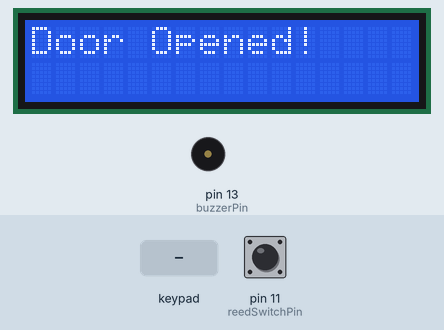
The sketch below on a simulated Arduino Uno, built with avr-gcc and run on an emulated ATmega328P. Shown: 16×2 character LCD, buzzer (waves = sounding). Inputs (shaded band) come from the test bench; at power-on: pin 11 (reedSwitchPin) HIGH. What the sketch prints to the serial monitor is not drawn.

Above: at 1.3 s.
1.4 s: key 'A' pressed
At 3.3 s:
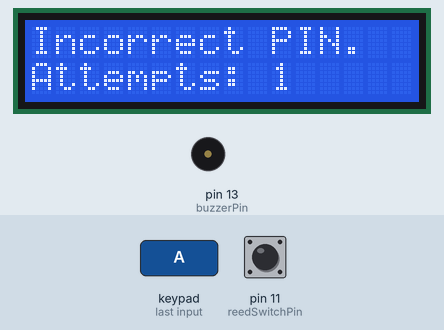
5.6 s: key '*' pressed
At 8.5 s:
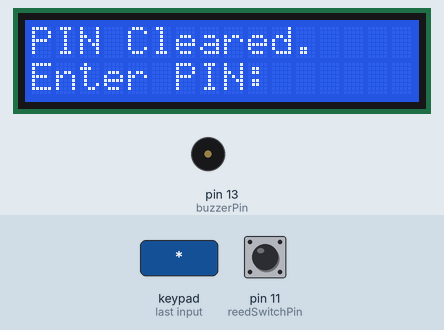
9.2 s: keypad keys 1 2 3 4 pressed 1.5 s apart
16.7 s: pin 11 (reedSwitchPin) pulled LOW for 1.3 s
At 17.76 s:
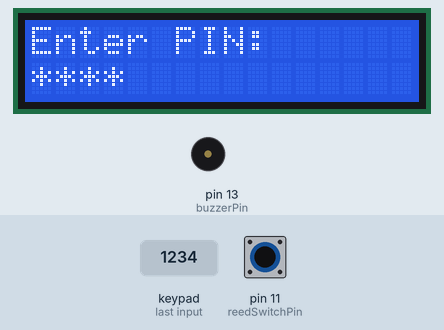
19.5 s: key 'A' pressed
At 21.3 s:
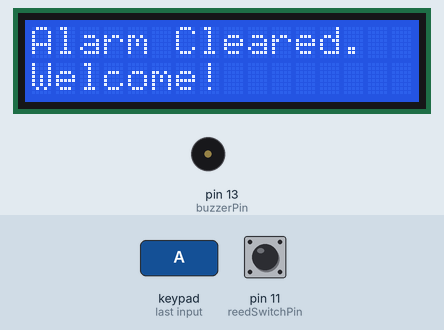
Timing chart, 0 to 27.7 s (numbered marks = the images above; inputs shaded):
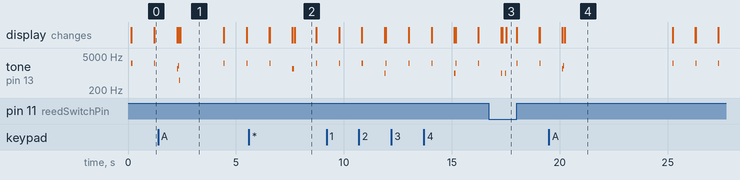

Measured:
- by itself, tone on pin 13 (buzzerPin): plays 1500 Hz for 0.05 s, 2000 Hz for 0.05 s, 2500 Hz for 0.05 s, 2500 Hz for 0.05 s, 2500 Hz for 0.05 s
- what the display in image 1 shows lasts 2.0 s, from 2.4 s to 4.4 s
- what the display in image 2 shows lasts 1.0 s, from 7.7 s to 8.7 s

The sketch:

alarm_keypad_lcd_reedSwitch_R2.ino
```cpp
#include <Keypad.h>
#include <LiquidCrystal.h> // for LCD

// - Buzzer Configuration -
const int buzzerPin = 13;    // Buzzer connected to digital pin 13
const int buzzerDelay = 10;  // Delay between frequencies

// - Keypad Configuration -
const byte ROWS = 4; //four rows
const byte COLS = 4; //four columns

// - LCD Configuration -
LiquidCrystal lcd(A0, A1, A2, A3, A4, A5);

// - Reed Switch Configuration -
const int reedSwitchPin = 11;
bool reedSwitchTriggered = true;

//define the symbols on the buttons of the keypads
char hexaKeys[ROWS][COLS] = {
  {'1','2','3','A'},
  {'4','5','6','B'},
  {'7','8','9','C'},
  {'*','0','#','D'}
};
byte rowPins[ROWS] = {9, 8, 7, 6}; //connect to the row pinouts of the keypad
byte colPins[COLS] = {5, 4, 3, 2}; //connect to the column pinouts of the keypad

Keypad customKeypad = Keypad( makeKeymap(hexaKeys), rowPins, colPins, ROWS, COLS);

// - PIN Configuration -
const String correctPIN = "1234";
String enteredPIN = "";
const int maxAttempts = 3;
int attemptCount = 0;
bool alarmActive = false;

// Tone frequencies for different key types
const int DIGIT_TONE = 1000;   // Tone for numeric keys
const int SPECIAL_TONE = 1500; // Tone for A, *, #, etc.
const int CONFIRM_TONE = 2000; // Tone for successful actions
const int ERROR_TONE = 500;    // Tone for errors
const int DOOR_TONE = 2500;     // Tone for door open

void playKeyTone(int frequency) {
  tone(buzzerPin, frequency, 50); // Play tone for 50 milliseconds
  delay(50); // Small delay to prevent tone overlap
  noTone(buzzerPin);
}

void setup() {
  pinMode(buzzerPin, OUTPUT); // Buzzer pin as an output
  Serial.begin(9600); //Serial for the keypad.
  Serial.println("The Pin is 4 digits. Press '*' to clear your entry. Press 'A' to confirm your entry. You have 3 attempts or the alarm will sound!"); // Instructions
  Serial.println("Securitron Resting"); // Asking for Pin
  lcd.begin(16, 2); // LCD columns and rows
  lcd.clear(); // Clear data from previous session
  lcd.print("**SECURITRON**"); // Display Pin
  pinMode(reedSwitchPin, INPUT_PULLUP);   // Configure the reed switch pin as input
}

void playAlarm() {
  // Siren Sweep Logic
  for (int freq = 500; freq <= 2000; freq += 5) {
    tone(buzzerPin, freq);
    delay(buzzerDelay);
  }
  for (int freq = 2000; freq >= 500; freq -= 5) {
    tone(buzzerPin, freq);
    delay(buzzerDelay);
  }
}

void loop() {
  int switchState = digitalRead(reedSwitchPin);// Check Reed Switch State
  if (switchState ==  reedSwitchTriggered) {
    Serial.println("Door Opened!");
    lcd.clear();
    lcd.print("Door Opened!");
    playKeyTone(DOOR_TONE);
    reedSwitchTriggered = true;
    delay(1000); // Prevent multiple rapid triggers
    lcd.clear();
    lcd.setCursor(0, 0);
    lcd.print("Enter PIN:");
  }

  char customKey = customKeypad.getKey();
    if (customKey){ // Displays Input
    Serial.println(customKey);

    // Play different tones based on key type
    if (isDigit(customKey)) {
      playKeyTone(DIGIT_TONE); // Numeric keys
    } else {
      playKeyTone(SPECIAL_TONE); // Special keys
    }

    if (customKey == 'A') { // A will act as enter key
      Serial.println("PIN Submitted: " + enteredPIN);
      playKeyTone(CONFIRM_TONE); // Confirmation tone

      // Verify the entered PIN
      if (enteredPIN == correctPIN) {
        Serial.println("Access Granted.");

         // Clear LCD and display success message
        lcd.clear();
        lcd.setCursor(0, 0);
        lcd.print("Alarm Cleared.");
        lcd.setCursor(0, 1);
        lcd.print("Welcome!");

        delay(5000); // reset after 5 seconds
        lcd.clear();
        lcd.print("**SECURITRON**");

        enteredPIN = ""; // Reset entered PIN
        attemptCount = 0; // Reset attempt count
      }
      else {
        Serial.println("Incorrect PIN.");
        lcd.print("Incorrect PIN.");
        playKeyTone(ERROR_TONE); // Error tone

        // Clear LCD and display error message
        lcd.clear();
        lcd.setCursor(0, 0);
        lcd.print("Incorrect PIN.");
        lcd.setCursor(0, 1);
        lcd.print("Attempts: " + String(attemptCount + 1));

        // Incrementing the attempt count.
        attemptCount++;
        enteredPIN = ""; // Reset entered PIN

        delay(2000); // Display message for 2 seconds

        // Clear LCD and prompt for PIN again
        lcd.clear();
        lcd.setCursor(0, 0);
        lcd.print("Enter PIN:");

        // Check attempt amount
        if (attemptCount >= maxAttempts) {
          Serial.println("Maximum attempts exceeded. Alarm Activated!");

          // Clear LCD and display error message
          lcd.clear();
          lcd.setCursor(0, 0);
          lcd.print("Alarm Activated!");
          lcd.setCursor(0, 1);
          lcd.print("Unauthorized!");

          alarmActive = true;
        }
      }
    }
    else if (customKey == '*') { // '*' Will clear entry
      Serial.println("PIN Cleared.");
      playKeyTone(SPECIAL_TONE); // Special key tone

      // Clear entered PIN and LCD display
      enteredPIN = "";
      lcd.clear();
      lcd.setCursor(0, 0);
      lcd.print("PIN Cleared.");
      lcd.setCursor(0, 1);
      lcd.print("Enter PIN:");

      delay(1000); // Display message for 1 second

      // Clear LCD and prompt for PIN again
      lcd.clear();
      lcd.setCursor(0, 0);
      lcd.print("Enter PIN:");
    }

    // append digits to entered pin.
    else { // If a digit is pressed
      enteredPIN += customKey;
      Serial.print("Entered PIN: ");

      // Display asterisks instead of actual digits
      lcd.setCursor(0, 1); // Move to second row
      for (int i = 0; i < enteredPIN.length(); i++) {
        lcd.print("*");
      } // Clear previous asterisks
      lcd.setCursor(0, 1); // Reset cursor to start of second row

      // Print asterisks equal to the number of entered digits
      for (int i = 0; i < enteredPIN.length(); i++) {
        lcd.print("*");
      }

      // Debugging in Serial Monitor
      for (int i = 0; i < enteredPIN.length(); i++) {
        Serial.print("*");
      }
      Serial.println();
    }
  }

  // If the alarm is active, play the alarm sound
  if (alarmActive) {
    playAlarm();
  }
}
```
